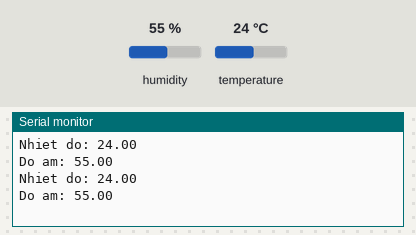
A sketch run on a simulated ESP32. On the bench: the last lines printed to the serial monitor. The test bench sets the inputs (shaded band); at power-on: humidity 55 %, temperature 24 °C.

Above: at 2.8 s.
2.9 s: humidity set to 22 %
At 5.3 s:
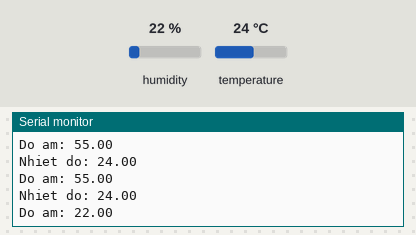
5.6 s: temperature set to 12 °C
At 6.7 s:
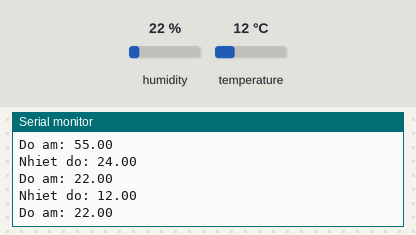
8.3 s: humidity set to 40 %
At 11.4 s:
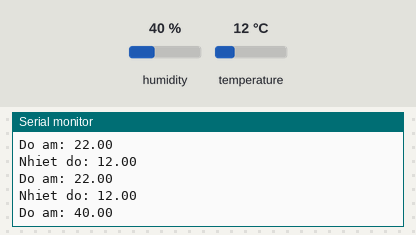
Timing chart, 0 to 12.9 s (numbered marks = the images above; inputs shaded):
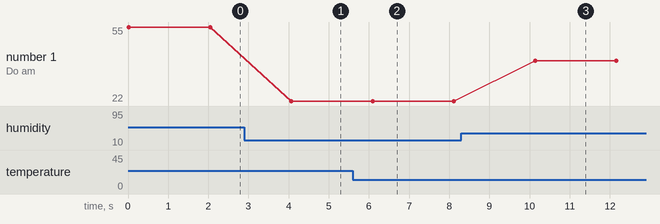

The sketch:

dht.ino
```cpp
//using ESP32
//connect dht11 to GPIO 12

#include <DHT.h>
#define cb_dht 12

DHT dht(cb_dht, DHT11);

void setup() {
  Serial.begin(9600);

  dht.begin();
}

void loop() {
  float h = dht.readHumidity();
  float t = dht.readTemperature();

  Serial.print("Nhiet do: ");
  Serial.println(t);
  Serial.print("Do am: ");
  Serial.println(h);

  delay(2000);
}
```

Measured:
- after the input at 2.9 s, the serial monitor: prints a new line after 1.2 s (image 1)
- after the input at 5.6 s, the serial monitor: prints a new line after 0.49 s (image 2)
- after the input at 8.3 s, the serial monitor: prints a new line after 1.8 s (image 3)
- plotted number 1: 55 → 22 after the input at 2.9 s, 22 → 40 after the input at 8.3 s
